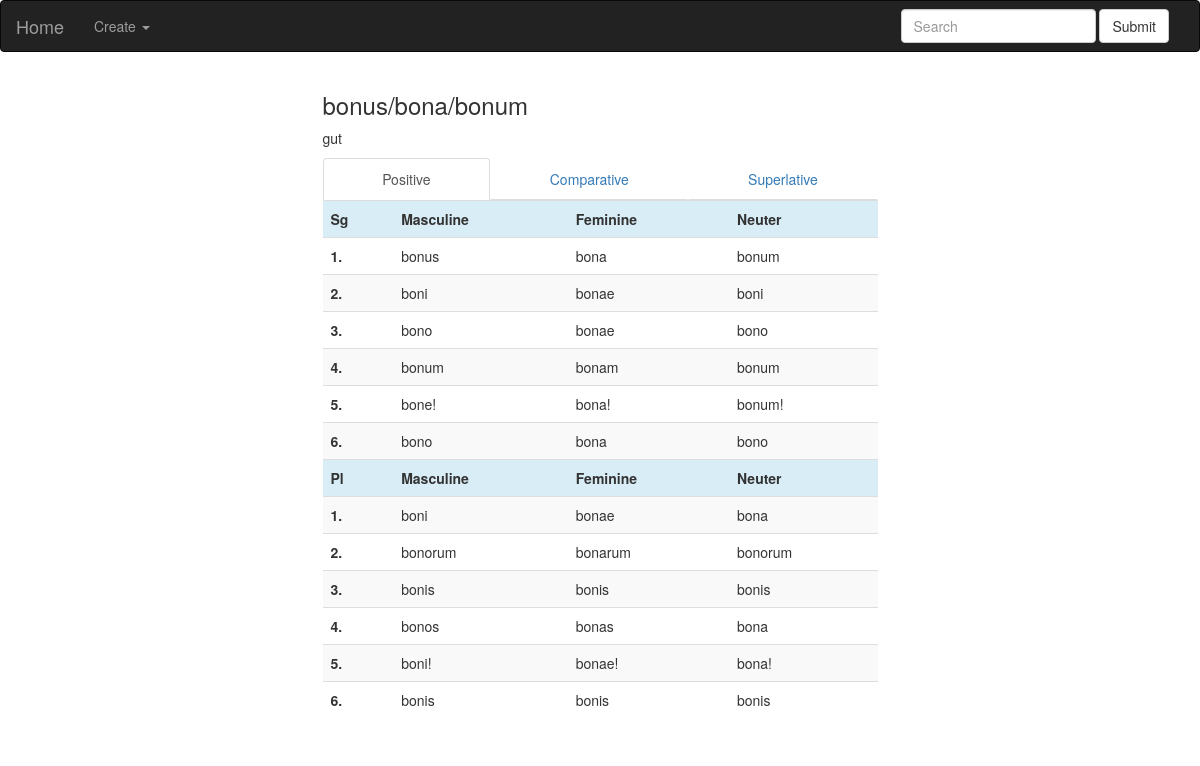
/vokabel/adjective2, run on the app's committed database.
### Vokabel/models.py (models this page shows)
class Vocable(models.Model):
	translation=models.CharField(max_length=128)
	class Meta:
		abstract=True

class Adjective(Vocable):
	pos_sg1m=models.CharField(max_length=128)
	pos_sg2m=models.CharField(max_length=128)
	pos_sg3m=models.CharField(max_length=128)
	pos_sg4m=models.CharField(max_length=128)
	pos_sg5m=models.CharField(max_length=128)
	pos_sg6m=models.CharField(max_length=128)
	pos_pl1m=models.CharField(max_length=128)
	pos_pl2m=models.CharField(max_length=128)
	pos_pl3m=models.CharField(max_length=128)
	pos_pl4m=models.CharField(max_length=128)
	pos_pl5m=models.CharField(max_length=128)
	pos_pl6m=models.CharField(max_length=128)
	pos_sg1f=models.CharField(max_length=128)
	pos_sg2f=models.CharField(max_length=128)
	pos_sg3f=models.CharField(max_length=128)
	pos_sg4f=models.CharField(max_length=128)
	pos_sg5f=models.CharField(max_length=128)
	pos_sg6f=models.CharField(max_length=128)
	pos_pl1f=models.CharField(max_length=128)
	pos_pl2f=models.CharField(max_length=128)
	pos_pl3f=models.CharField(max_length=128)
	pos_pl4f=models.CharField(max_length=128)
	pos_pl5f=models.CharField(max_length=128)
	pos_pl6f=models.CharField(max_length=128)
	pos_sg1n=models.CharField(max_length=128)
	pos_sg2n=models.CharField(max_length=128)
	pos_sg3n=models.CharField(max_length=128)
	pos_sg4n=models.CharField(max_length=128)
	pos_sg5n=models.CharField(max_length=128)
	pos_sg6n=models.CharField(max_length=128)
	pos_pl1n=models.CharField(max_length=128)
	pos_pl2n=models.CharField(max_length=128)
	pos_pl3n=models.CharField(max_length=128)
	pos_pl4n=models.CharField(max_length=128)
	pos_pl5n=models.CharField(max_length=128)
	pos_pl6n=models.CharField(max_length=128)
	comp_sg1m=models.CharField(max_length=128)
	comp_sg2m=models.CharField(max_length=128)
	comp_sg3m=models.CharField(max_length=128)
	comp_sg4m=models.CharField(max_length=128)
	comp_sg5m=models.CharField(max_length=128)
	comp_sg6m=models.CharField(max_length=128)
	comp_pl1m=models.CharField(max_length=128)
	comp_pl2m=models.CharField(max_length=128)
	comp_pl3m=models.CharField(max_length=128)
	comp_pl4m=models.CharField(max_length=128)
	comp_pl5m=models.CharField(max_length=128)
	comp_pl6m=models.CharField(max_length=128)
	comp_sg1f=models.CharField(max_length=128)
	comp_sg2f=models.CharField(max_length=128)
	comp_sg3f=models.CharField(max_length=128)
	comp_sg4f=models.CharField(max_length=128)
	comp_sg5f=models.CharField(max_length=128)
	comp_sg6f=models.CharField(max_length=128)
	comp_pl1f=models.CharField(max_length=128)
	comp_pl2f=models.CharField(max_length=128)
	comp_pl3f=models.CharField(max_length=128)
	comp_pl4f=models.CharField(max_length=128)
	comp_pl5f=models.CharField(max_length=128)
	comp_pl6f=models.CharField(max_length=128)
	comp_sg1n=models.CharField(max_length=128)
	comp_sg2n=models.CharField(max_length=128)
	comp_sg3n=models.CharField(max_length=128)
	comp_sg4n=models.CharField(max_length=128)
	comp_sg5n=models.CharField(max_length=128)
	comp_sg6n=models.CharField(max_length=128)
	comp_pl1n=models.CharField(max_length=128)
	comp_pl2n=models.CharField(max_length=128)
	comp_pl3n=models.CharField(max_length=128)
	comp_pl4n=models.CharField(max_length=128)
	comp_pl5n=models.CharField(max_length=128)
	comp_pl6n=models.CharField(max_length=128)
	sup_sg1m=models.CharField(max_length=128)
	sup_sg2m=models.CharField(max_length=128)
	sup_sg3m=models.CharField(max_length=128)
	sup_sg4m=models.CharField(max_length=128)
	sup_sg5m=models.CharField(max_length=128)
	sup_sg6m=models.CharField(max_length=128)
	sup_pl1m=models.CharField(max_length=128)
	sup_pl2m=models.CharField(max_length=128)
	sup_pl3m=models.CharField(max_length=128)
	sup_pl4m=models.CharField(max_length=128)
	sup_pl5m=models.CharField(max_length=128)
	sup_pl6m=models.CharField(max_length=128)
	sup_sg1f=models.CharField(max_length=128)
	sup_sg2f=models.CharField(max_length=128)
	sup_sg3f=models.CharField(max_length=128)
	sup_sg4f=models.CharField(max_length=128)
	sup_sg5f=models.CharField(max_length=128)
	sup_sg6f=models.CharField(max_length=128)
	sup_pl1f=models.CharField(max_length=128)
	sup_pl2f=models.CharField(max_length=128)
	sup_pl3f=models.CharField(max_length=128)
	sup_pl4f=models.CharField(max_length=128)
	sup_pl5f=models.CharField(max_length=128)
	sup_pl6f=models.CharField(max_length=128)
	sup_sg1n=models.CharField(max_length=128)
	sup_sg2n=models.CharField(max_length=128)
	sup_sg3n=models.CharField(max_length=128)
	sup_sg4n=models.CharField(max_length=128)
	sup_sg5n=models.CharField(max_length=128)
	sup_sg6n=models.CharField(max_length=128)
	sup_pl1n=models.CharField(max_length=128)
	sup_pl2n=models.CharField(max_length=128)
	sup_pl3n=models.CharField(max_length=128)
	sup_pl4n=models.CharField(max_length=128)
	sup_pl5n=models.CharField(max_length=128)
	sup_pl6n=models.CharField(max_length=128)

### Vokabel/views.py (the view)
# urls.py: url(r"adjective(?P<pk>[0-9]+)$", Vokabel.views.AdjectiveDetail.as_view(), name="view_adjective"),
class AdjectiveDetail(generic.DetailView):
	template_name = "adjective_detail.html"
	model = Adjective

### Vokabel/templates/adjective_detail.html (shortened to what this page needs)
{% extends 'layout.html' %}
{% block head %}
	{% load bootstrap %}
{% endblock %}
{% block body %}
	<div class="container">
		<div class="row">
			<div class="col-lg-6 col-lg-offset-3 col-md-6 col-md-offset-3 col-sm-8 col-sm-offset-2 col-xs-12 col-xs-offset-0">
        <h3>{{ adjective.pos_sg1m }}/{{ adjective.pos_sg1f }}/{{ adjective.pos_sg1n }}</h3>
        <p>{{ adjective.translation }}</p>
        <ul class="nav nav-tabs nav-justified">
          <li class="active"><a data-toggle="tab" href="#positive">Positive</a></li>
          <li><a data-toggle="tab" href="#comparative">Comparative</a></li>
          <li><a data-toggle="tab" href="#superlative">Superlative</a></li>
        </ul>
        <div class="tab-content">
          <div id="positive" class="tab-pane fade in active">
            <table class="table table-striped table-hover">
              <tr class="info">
                <th>Sg</th>
                <th>Masculine</th>
                <th>Feminine</th>
                <th>Neuter</th>
              </tr>
              <tr>
                <th>1.</th>
                <td>{{ adjective.pos_sg1m }}</td>
                <td>{{ adjective.pos_sg1f }}</td>
                <td>{{ adjective.pos_sg1n }}</td>
              </tr>
              <tr>
                <th>2.</th>
                <td>{{ adjective.pos_sg2m }}</td>
                <td>{{ adjective.pos_sg2f }}</td>
                <td>{{ adjective.pos_sg2n }}</td>
              </tr>
              <tr>
                <th>3.</th>
                <td>{{ adjective.pos_sg3m }}</td>
                <td>{{ adjective.pos_sg3f }}</td>
                <td>{{ adjective.pos_sg3n }}</td>
              </tr>
              <tr>
                <th>4.</th>
                <td>{{ adjective.pos_sg4m }}</td>
                <td>{{ adjective.pos_sg4f }}</td>
                <td>{{ adjective.pos_sg4n }}</td>
              </tr>
              <tr>
                <th>5.</th>
                <td>{{ adjective.pos_sg5m }}</td>
                <td>{{ adjective.pos_sg5f }}</td>
                <td>{{ adjective.pos_sg5n }}</td>
              </tr>
              <tr>
                <th>6.</th>
                <td>{{ adjective.pos_sg6m }}</td>
                <td>{{ adjective.pos_sg6f }}</td>
                <td>{{ adjective.pos_sg6n }}</td>
              </tr>
              <tr class="info">
                <th>Pl</th>
                <th>Masculine</th>
                <th>Feminine</th>
                <th>Neuter</th>
              </tr>
              <tr>
                <th>1.</th>
                <td>{{ adjective.pos_pl1m }}</td>
                <td>{{ adjective.pos_pl1f }}</td>
                <td>{{ adjective.pos_pl1n }}</td>
              </tr>
              <tr>
                <th>2.</th>
                <td>{{ adjective.pos_pl2m }}</td>
                <td>{{ adjective.pos_pl2f }}</td>
                <td>{{ adjective.pos_pl2n }}</td>
              </tr>
              <tr>
                <th>3.</th>
                <td>{{ adjective.pos_pl3m }}</td>
                <td>{{ adjective.pos_pl3f }}</td>
                <td>{{ adjective.pos_pl3n }}</td>
              </tr>
              <tr>
                <th>4.</th>
                <td>{{ adjective.pos_pl4m }}</td>
                <td>{{ adjective.pos_pl4f }}</td>
                <td>{{ adjective.pos_pl4n }}</td>
              </tr>
              <tr>
                <th>5.</th>
                <td>{{ adjective.pos_pl5m }}</td>
                <td>{{ adjective.pos_pl5f }}</td>
                <td>{{ adjective.pos_pl5n }}</td>
              </tr>
              <tr>
                <th>6.</th>
                <td>{{ adjective.pos_pl6m }}</td>
                <td>{{ adjective.pos_pl6f }}</td>
                <td>{{ adjective.pos_pl6n }}</td>
              </tr>
            </table>
          </div>
        </div>
			</div>
		</div>
	</div>
{% endblock %}

### data on the page
Adjective: pos_sg1m "bonus", pos_sg1f "bona", pos_sg1n "bonum", translation "gut", pos_sg2m "boni", pos_sg2f "bonae", pos_sg2n "boni", pos_sg3m "bono", pos_sg3f "bonae", pos_sg3n "bono", pos_sg4m "bonum", pos_sg4f "bonam", pos_sg4n "bonum", pos_sg5m "bone!", pos_sg5f "bona!", pos_sg5n "bonum!", pos_sg6m "bono", pos_sg6f "bona", pos_sg6n "bono", pos_pl1m "boni", pos_pl1f "bonae", pos_pl1n "bona", pos_pl2m "bonorum", pos_pl2f "bonarum", pos_pl2n "bonorum", pos_pl3m "bonis", pos_pl3f "bonis", pos_pl3n "bonis", pos_pl4m "bonos", pos_pl4f "bonas", pos_pl4n "bona", pos_pl5m "boni!", pos_pl5f "bonae!", pos_pl5n "bona!", pos_pl6m "bonis", pos_pl6f "bonis", pos_pl6n "bonis"
